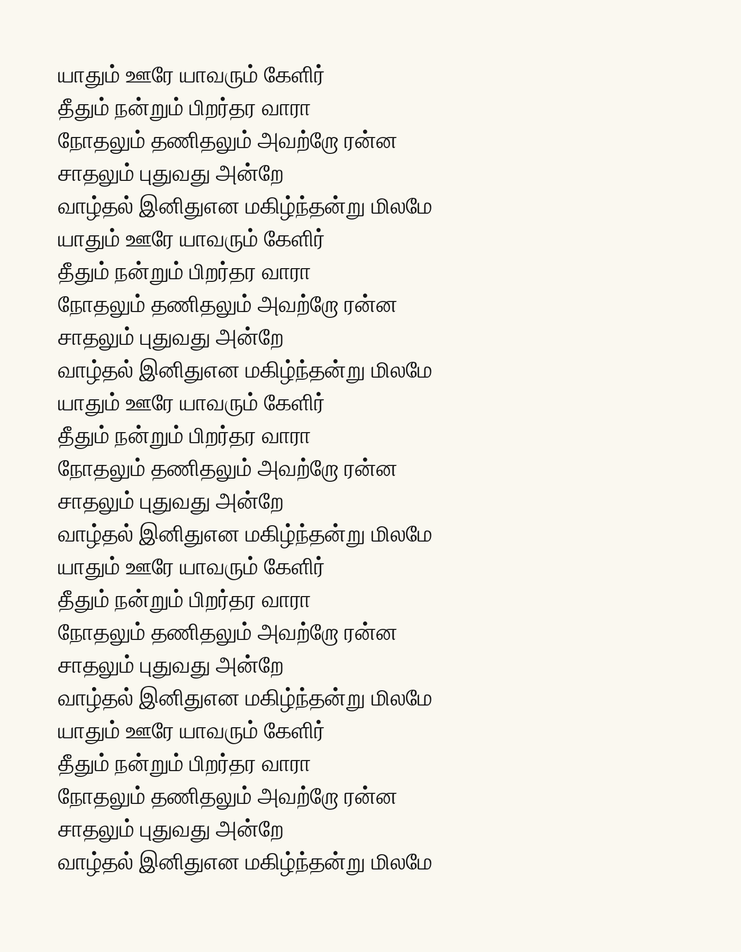
#> input picture samples/clean_page.png, 741 x 952 px, shrunk from 1400 x 1800 before the run, found by its file name
$ python make_samples.py samples/clean_page.png
#> lines starting #> are read from the running program, lines starting #| are printed output that depends on the picture
"""
Create SIMULATED damaged copies of one clean page (labelled honestly).

    python tools/make_samples.py samples/clean_page.png

Writes samples/sim_faded.png, sim_rotated.png, sim_shadow.png, sim_noisy.png
"""
import sys
from pathlib import Path

import cv2
import numpy as np

rng = np.random.default_rng(42)  # fixed seed: same samples every run


def faded(img):
    out = img.astype(np.float32)
    out = 255 - (255 - out) * 0.35          # ink becomes pale
    out = out * np.array([0.93, 0.88, 0.78])  # yellowed paper (BGR)
    return np.clip(out, 0, 255).astype(np.uint8)


def rotated(img, angle=6.0):
    h, w = img.shape[:2]
    m = cv2.getRotationMatrix2D((w / 2, h / 2), angle, 1.0)
    return cv2.warpAffine(img, m, (w, h), borderValue=(255, 255, 255))


def shadowed(img):
    h, w = img.shape[:2]
    grad = np.tile(np.linspace(0.45, 1.0, w, dtype=np.float32), (h, 1))[..., None]
    return np.clip(img.astype(np.float32) * grad, 0, 255).astype(np.uint8)


def noisy(img):
    out = img.astype(np.float32) + rng.normal(0, 22, img.shape)
    out = cv2.GaussianBlur(np.clip(out, 0, 255).astype(np.uint8), (3, 3), 0)
    mask = rng.random(img.shape[:2]) < 0.01
    out[mask] = 0  # specks
    return out


def main(path: str):
#> called with path = 'samples/clean_page.png'
    src = Path(path)
    img = cv2.imread(str(src))
#> img is the input picture: shape (952, 741, 3); mean B, G, R 229.8, 237.2, 239
    if img is None:
        sys.exit(f"cannot read {src}")
    out_dir = src.parent
    for name, fn in [("faded", faded), ("rotated", rotated),
                     ("shadow", shadowed), ("noisy", noisy)]:
        dst = out_dir / f"sim_{name}.png"
        cv2.imwrite(str(dst), fn(img))
        print("wrote", dst)
#> this loop made 4 passes
#> pass 1, in faded, `out = 255 - (255 - out) * 0.35`:
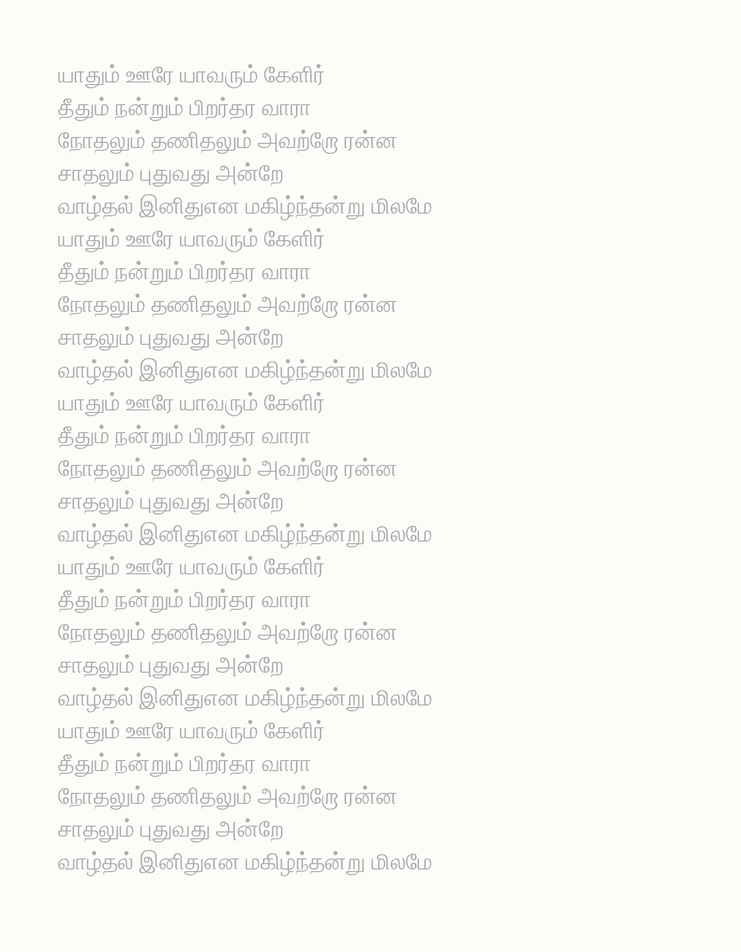
#> out: shape (952, 741, 3) float32; mean B, G, R 246.7, 250.5, 250.8
#> pass 1, in faded, `out = out * np.array([0.93, 0.88, 0.78])`:
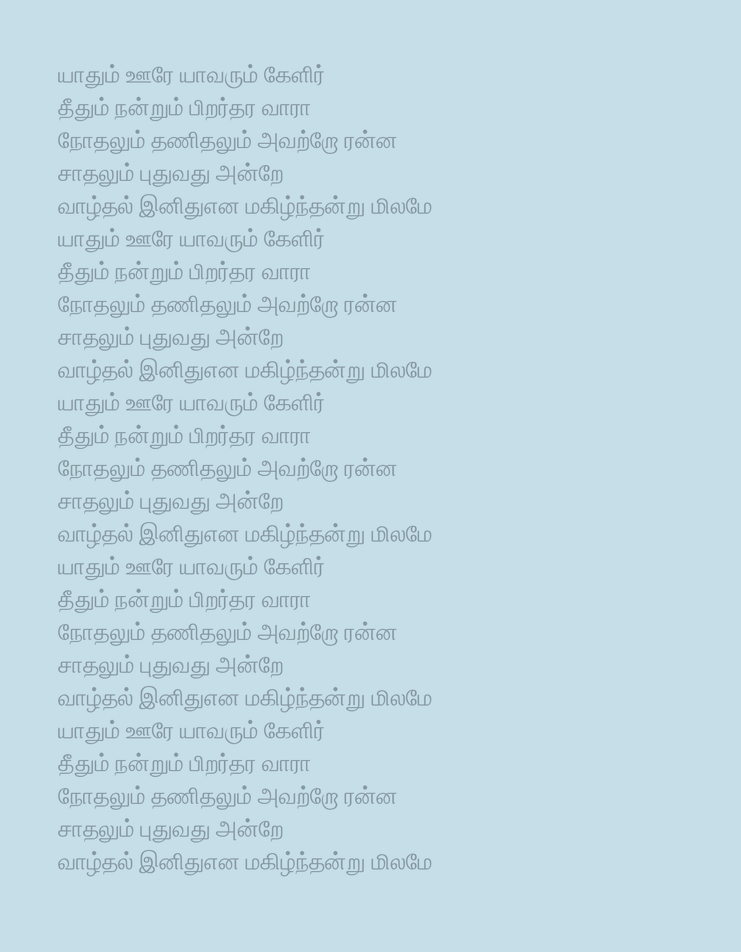
#> out: shape (952, 741, 3) float64; mean B, G, R 229, 218.9, 194.5


if __name__ == "__main__":
    main(sys.argv[1] if len(sys.argv) > 1 else "samples/clean_page.png")

$ run again, with samples/real_scan_01.png copied over samples/clean_page.png
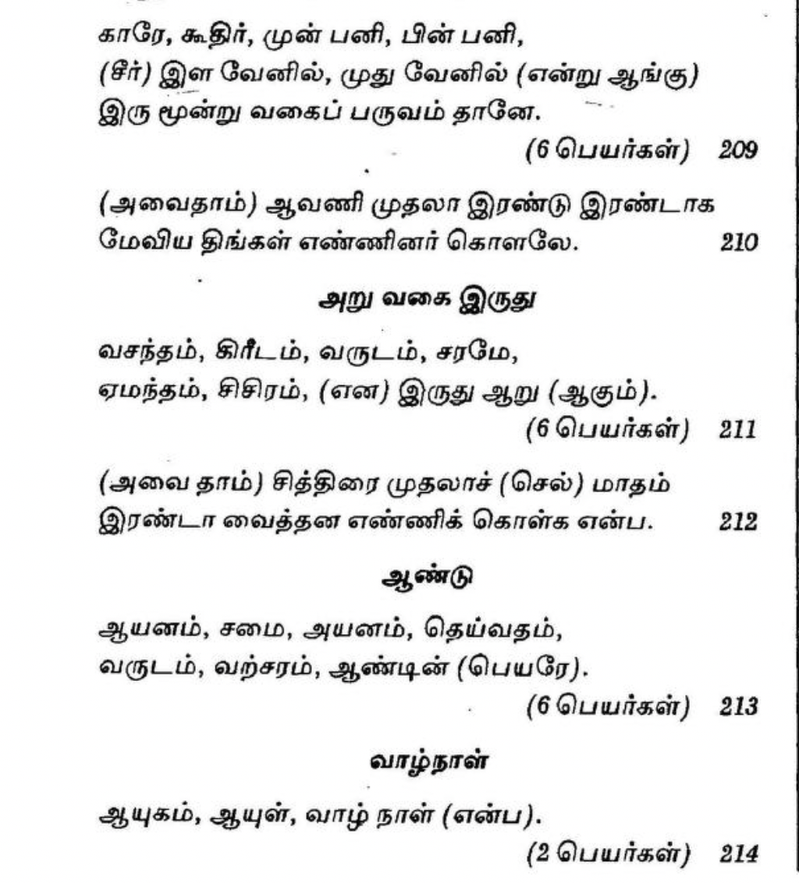
#> input picture samples/real_scan_01.png, 799 x 883 px, shrunk from 1024 x 1132 before the run, found by its file name
#> in main, img is the input picture: shape (883, 799, 3); mean B, G, R 235.4, 235.4, 235.4
#> the loop in main, `for name, fn in [("faded", faded), ("rotated", rotated), ("shadow", sh..` made 4 passes
#> pass 1, in faded, `out = 255 - (255 - out) * 0.35`:
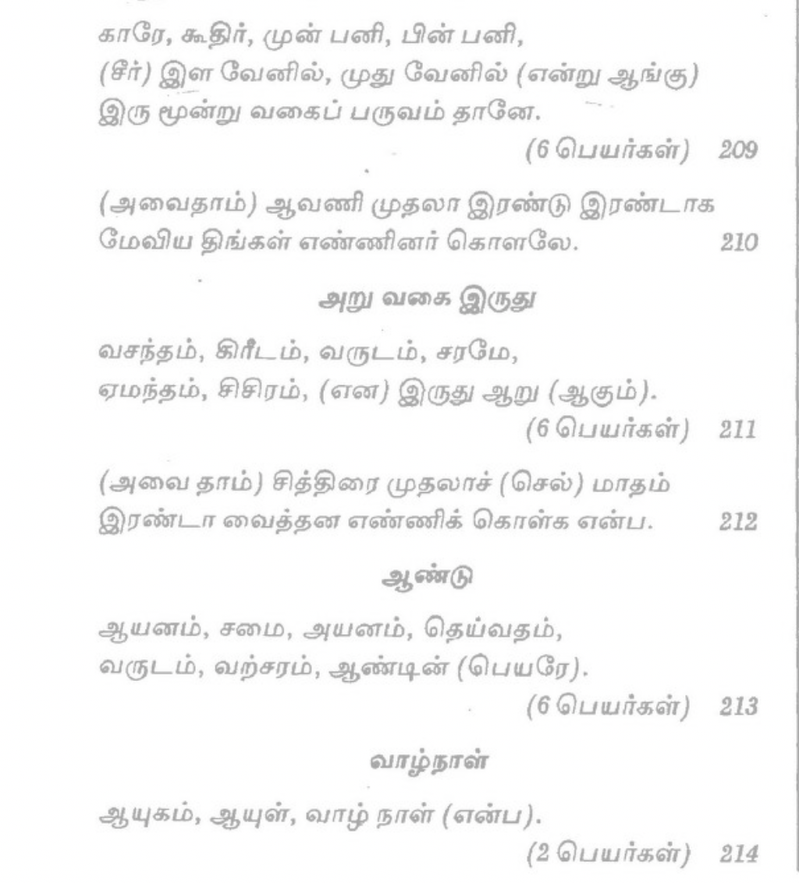
#> out: shape (883, 799, 3) float32; mean B, G, R 248.9, 248.9, 248.9
#> pass 1, in faded, `out = out * np.array([0.93, 0.88, 0.78])`:
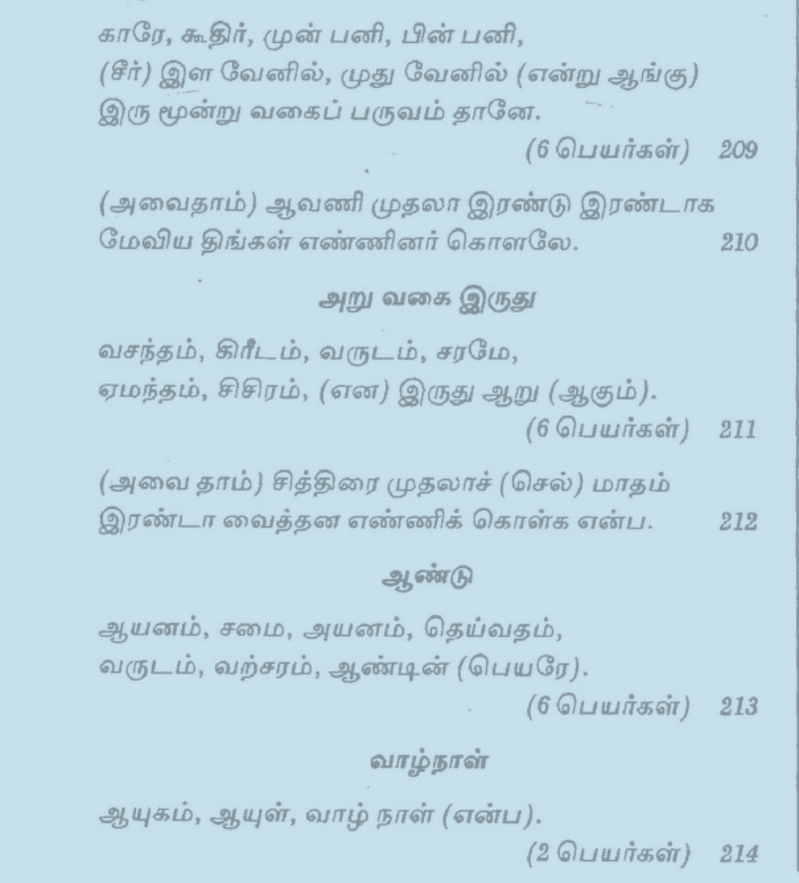
#> out: shape (883, 799, 3) float64; mean B, G, R 230.8, 218.4, 193.5

$ run again, with samples/sim_rotated.png copied over samples/clean_page.png
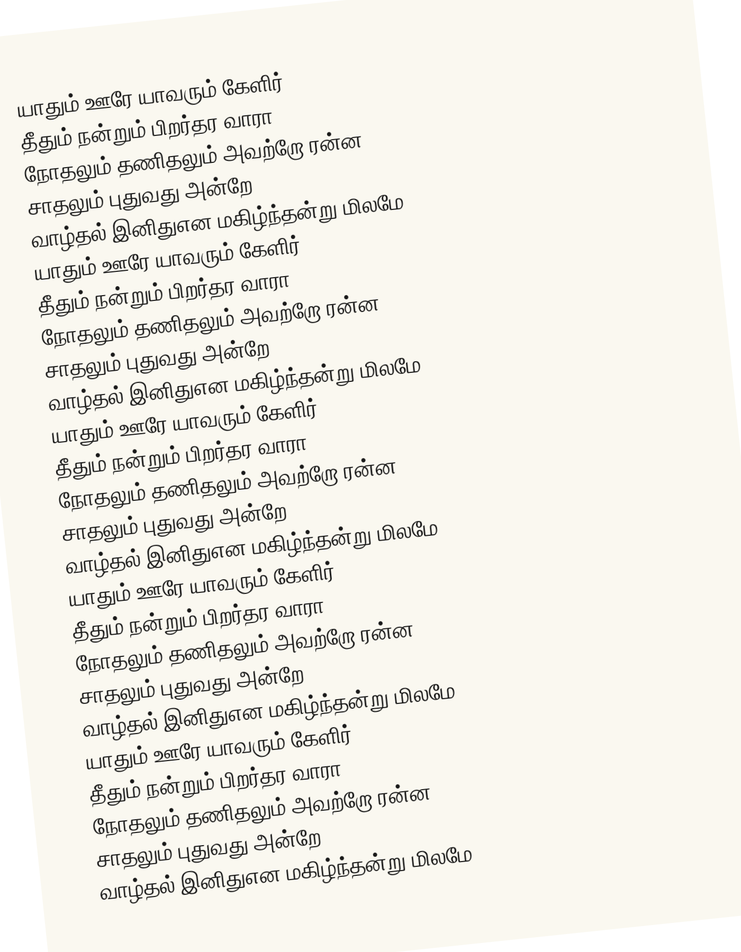
#> input picture samples/sim_rotated.png, 741 x 952 px, shrunk from 1400 x 1800 before the run, found by its file name
#> in main, img is the input picture: shape (952, 741, 3); mean B, G, R 230.6, 237.7, 239.5
#> the loop in main, `for name, fn in [("faded", faded), ("rotated", rotated), ("shadow", sh..` made 4 passes
#> pass 1, in faded, `out = 255 - (255 - out) * 0.35`:
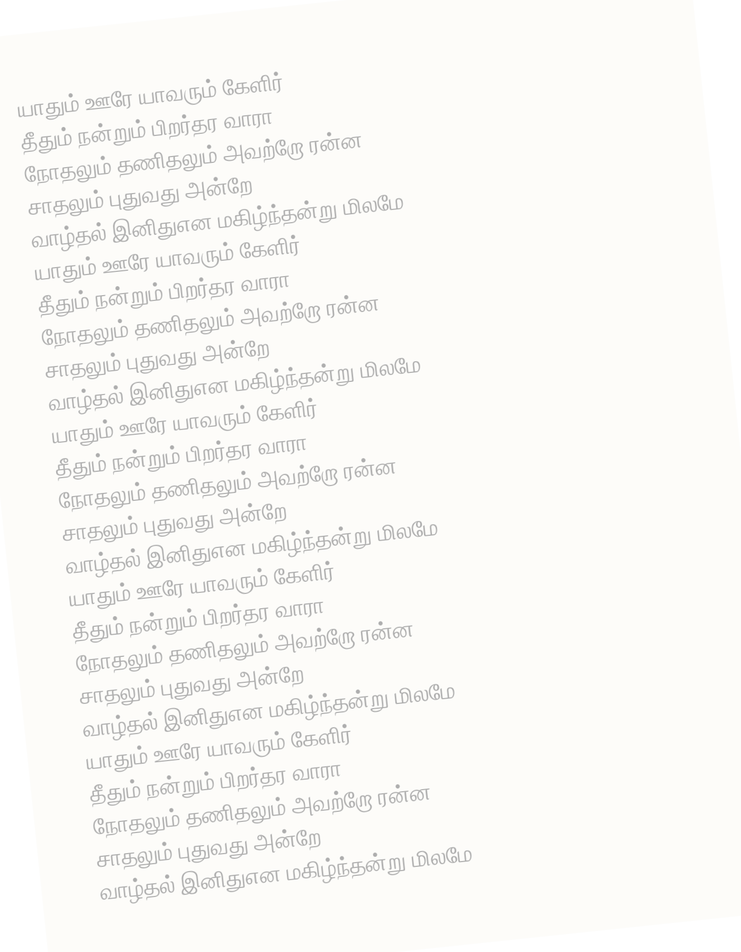
#> out: shape (952, 741, 3) float32; mean B, G, R 246.9, 250.6, 250.9
#> pass 1, in faded, `out = out * np.array([0.93, 0.88, 0.78])`:
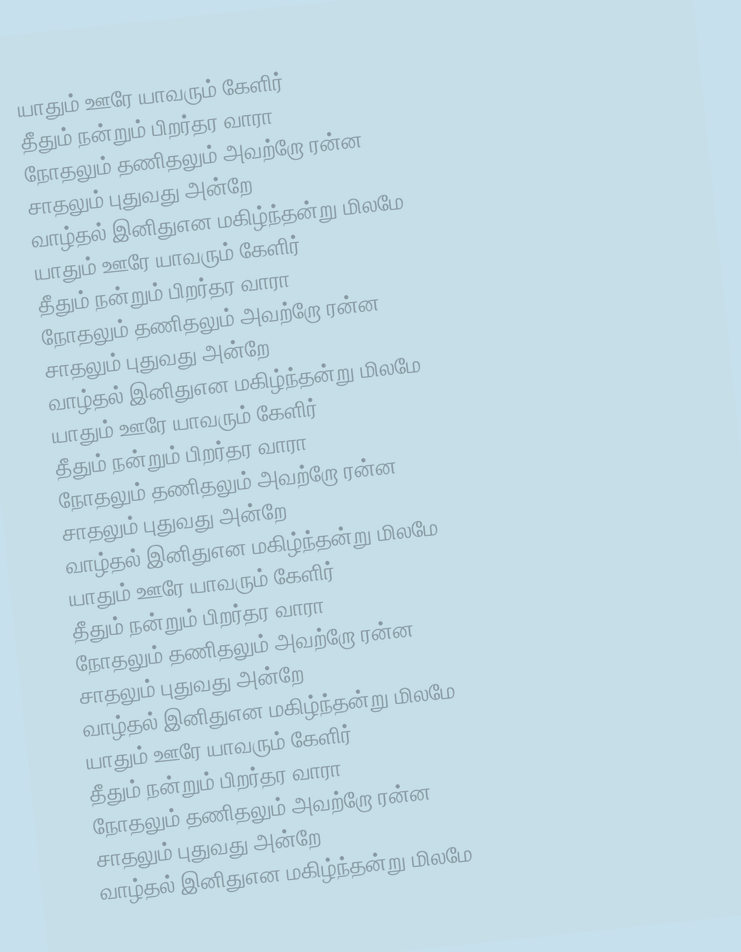
#> out: shape (952, 741, 3) float64; mean B, G, R 229.2, 219.1, 194.7
